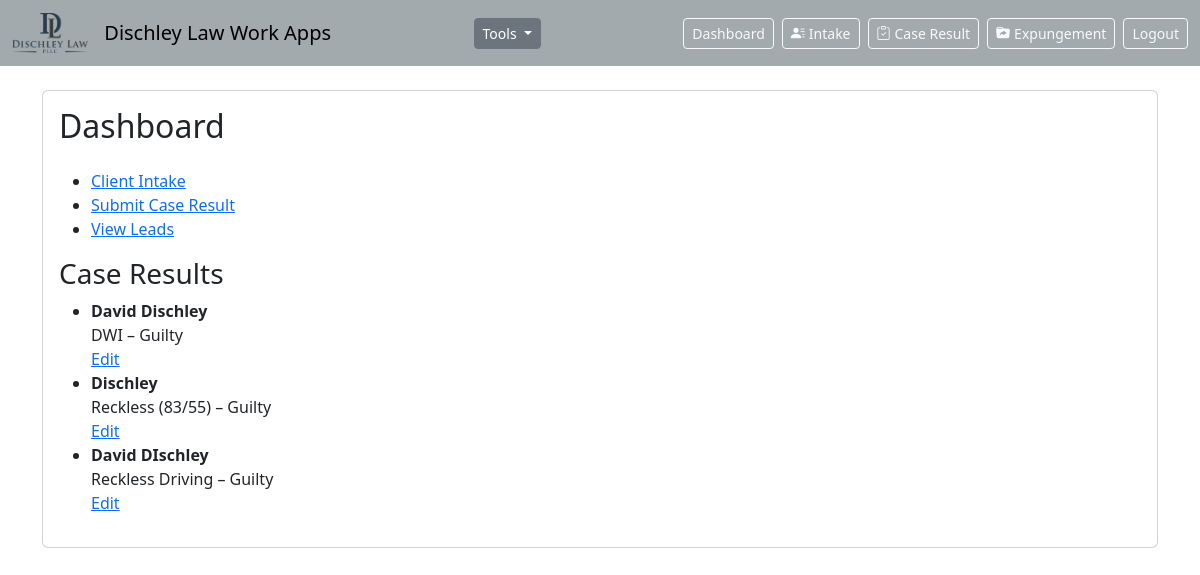
The page / (signed in) on the database as committed earlier.
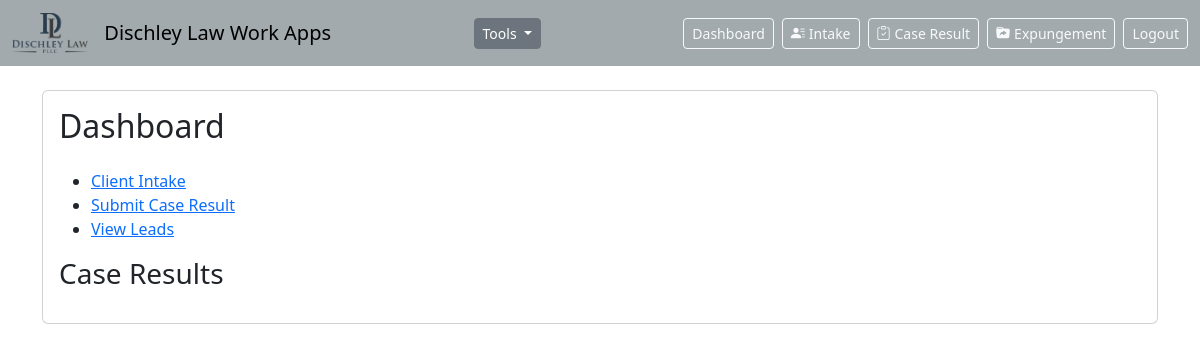
The same page on the database as committed later.
### main.py (models this page shows)
class CaseResult(db.Model):
    id = db.Column(db.Integer, primary_key=True)
    defendant_name = db.Column(db.String(120))
    offense = db.Column(db.String(200))
    amended_charge = db.Column(db.String(200))
    disposition = db.Column(db.String(200))
    other_disposition = db.Column(db.String(200))
    jail_time_imposed = db.Column(db.String(50))
    jail_time_suspended = db.Column(db.String(50))
    fine_imposed = db.Column(db.String(50))
    fine_suspended = db.Column(db.String(50))
    license_suspension = db.Column(db.String(100))
    asap_ordered = db.Column(db.String(10))
    probation_type = db.Column(db.String(50))
    was_continued = db.Column(db.String(10))
    continuation_date = db.Column(db.String(20))
    client_email = db.Column(db.String(120))
    notes = db.Column(db.Text)
    date_disposition = db.Column(db.String(20))
    created_at = db.Column(db.DateTime, default=datetime.utcnow)

### main.py (the view)
@app.route("/")
@login_required
def dashboard():
    case_results = CaseResult.query.order_by(CaseResult.created_at.desc()).all()
    return render_template("dashboard.html", case_results=case_results)

### main.py (called while the page is built)
def login_required(f):
    @wraps(f)
    def decorated_function(*args, **kwargs):
        if "user" not in session:
            return redirect(url_for("login"))
        return f(*args, **kwargs)
    return decorated_function

### templates/dashboard.html (shortened to what this page needs)
{% extends "base.html" %}
{% block content %}
<div class="card">
  <div class="card-body">
    <h2 class="mb-4">Dashboard</h2>
<ul>
  <li><a href="/intake">Client Intake</a></li>
  <li><a href="/case_result">Submit Case Result</a></li>
  <li><a href="/leads">View Leads</a></li>
</ul>
<h3>Case Results</h3>
<ul id="caseResultList">
  {% for result in case_results %}
    <li>
      <strong>{{ result.defendant_name }}</strong><br>
      {{ result.offense }} – {{ result.disposition }}<br>
      <a href="/edit/case_result/{{ result.id }}">Edit</a>
    </li>
  {% endfor %}
</ul>
  </div>
</div>
{% endblock %}

### templates/base.html (shortened to what this page needs)
<!DOCTYPE html>
<html>
<head>
  <link href="https://cdn.jsdelivr.net/npm/bootstrap@5.3.0/dist/css/bootstrap.min.css" rel="stylesheet">
  <link href="https://cdn.jsdelivr.net/npm/bootstrap-icons@1.10.5/font/bootstrap-icons.css" rel="stylesheet">
</head>
<body>
  <nav class="navbar navbar-light mb-4" style="background-color: #A2AAAD;">
    <div class="container-fluid">
      <a class="navbar-brand d-flex align-items-center" href="/">
        <img src="{{ url_for('static', filename='img/DL_Logo.png') }}" alt="Dischley Law" height="40" class="me-3">
        <span>Dischley Law Work Apps</span>
      </a>
      <div class="dropdown me-3">
        <button class="btn btn-secondary btn-sm dropdown-toggle" type="button" data-bs-toggle="dropdown" aria-expanded="false">
          Tools
        </button>
      </div>
      <div class="d-flex align-items-center">
        <a href="/" class="btn btn-outline-light btn-sm me-2">Dashboard</a>
        <a href="/intake" class="btn btn-outline-light btn-sm me-2"><i class="bi bi-person-lines-fill me-1"></i>Intake</a>
        <a href="/case_result" class="btn btn-outline-light btn-sm me-2"><i class="bi bi-clipboard-check me-1"></i>Case Result</a>
        <a href="/expungement" class="btn btn-outline-light btn-sm me-2"><i class="bi bi-folder-symlink-fill me-1"></i>Expungement</a>
        <a href="/logout" class="btn btn-outline-light btn-sm">Logout</a>
      </div>
    </div>
  </nav>
  <div class="container">
    {% block content %}{% endblock %}
  </div>
</body>
</html>

Rows that differ between the two databases and show on the page:
removed CaseResult: defendant_name "David Dischley", offense "DWI", disposition "Guilty"
removed CaseResult: defendant_name "Dischley", offense "Reckless (83/55)", disposition "Guilty"
removed CaseResult: defendant_name "David DIschley", offense "Reckless Driving", disposition "Guilty"
